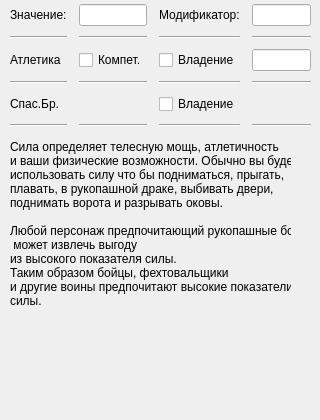
      <widget class="QWidget" name="characteristics_strong">
       <attribute name="title">
        <string>Сила</string>
       </attribute>
       <widget class="QWidget" name="gridLayoutWidget">
        <property name="geometry">
         <rect>
          <x>0</x>
          <y>0</y>
          <width>311</width>
          <height>131</height>
         </rect>
        </property>
        <layout class="QGridLayout" name="cells_strong" columnstretch="0,0,0,0,0,0,0">
         <property name="leftMargin">
          <number>10</number>
         </property>
         <item row="3" column="5">
          <widget class="Line" name="line_28">
           <property name="orientation">
            <enum>Qt::Horizontal</enum>
           </property>
          </widget>
         </item>
         <item row="1" column="5">
          <widget class="Line" name="line_26">
           <property name="orientation">
            <enum>Qt::Horizontal</enum>
           </property>
          </widget>
         </item>
         <item row="3" column="2">
          <widget class="Line" name="line_2">
           <property name="orientation">
            <enum>Qt::Horizontal</enum>
           </property>
          </widget>
         </item>
         <item row="2" column="6">
          <widget class="QLineEdit" name="athletics_field"/>
         </item>
         <item row="5" column="3">
          <widget class="Line" name="line_24">
           <property name="orientation">
            <enum>Qt::Horizontal</enum>
           </property>
          </widget>
         </item>
         <item row="1" column="1">
          <widget class="Line" name="line_18">
           <property name="orientation">
            <enum>Qt::Horizontal</enum>
           </property>
          </widget>
         </item>
         <item row="2" column="0">
          <widget class="QLabel" name="athletics_labl">
           <property name="text">
            <string>Атлетика</string>
           </property>
          </widget>
         </item>
         <item row="5" column="1">
          <widget class="Line" name="line_16">
           <property name="orientation">
            <enum>Qt::Horizontal</enum>
           </property>
          </widget>
         </item>
         <item row="1" column="2">
          <widget class="Line" name="line">
           <property name="orientation">
            <enum>Qt::Horizontal</enum>
           </property>
          </widget>
         </item>
         <item row="0" column="3">
          <widget class="Line" name="line_19">
           <property name="orientation">
            <enum>Qt::Horizontal</enum>
           </property>
          </widget>
         </item>
         <item row="1" column="0">
          <widget class="Line" name="line_4">
           <property name="orientation">
            <enum>Qt::Horizontal</enum>
           </property>
          </widget>
         </item>
         <item row="0" column="6">
          <widget class="QLineEdit" name="mod_strong_field"/>
         </item>
         <item row="3" column="6">
          <widget class="Line" name="line_9">
           <property name="orientation">
            <enum>Qt::Horizontal</enum>
           </property>
          </widget>
         </item>
         <item row="4" column="0">
          <widget class="QLabel" name="save_giving_labl">
           <property name="text">
            <string>Спас.Бр.</string>
           </property>
          </widget>
         </item>
         <item row="5" column="5">
          <widget class="Line" name="line_30">
           <property name="orientation">
            <enum>Qt::Horizontal</enum>
           </property>
          </widget>
         </item>
         <item row="5" column="6">
          <widget class="Line" name="line_12">
           <property name="orientation">
            <enum>Qt::Horizontal</enum>
           </property>
          </widget>
         </item>
         <item row="0" column="2">
          <widget class="QLineEdit" name="strong_field"/>
         </item>
         <item row="1" column="4">
          <widget class="Line" name="line_5">
           <property name="orientation">
            <enum>Qt::Horizontal</enum>
           </property>
          </widget>
         </item>
         <item row="0" column="1">
          <widget class="Line" name="line_13">
           <property name="orientation">
            <enum>Qt::Horizontal</enum>
           </property>
          </widget>
         </item>
         <item row="2" column="3">
          <widget class="Line" name="line_21">
           <property name="orientation">
            <enum>Qt::Horizontal</enum>
           </property>
          </widget>
         </item>
         <item row="4" column="5">
          <widget class="Line" name="line_29">
           <property name="orientation">
            <enum>Qt::Horizontal</enum>
           </property>
          </widget>
         </item>
         <item row="2" column="5">
          <widget class="Line" name="line_27">
           <property name="orientation">
            <enum>Qt::Horizontal</enum>
           </property>
          </widget>
         </item>
         <item row="1" column="6">
          <widget class="Line" name="line_6">
           <property name="orientation">
            <enum>Qt::Horizontal</enum>
           </property>
          </widget>
         </item>
         <item row="3" column="4">
          <widget class="Line" name="line_8">
           <property name="orientation">
            <enum>Qt::Horizontal</enum>
           </property>
          </widget>
         </item>
         <item row="4" column="3">
          <widget class="Line" name="line_23">
           <property name="orientation">
            <enum>Qt::Horizontal</enum>
           </property>
          </widget>
         </item>
         <item row="0" column="4">
          <widget class="QLabel" name="mod_strong_labl">
           <property name="text">
            <string>Модификатор:</string>
           </property>
          </widget>
         </item>
         <item row="5" column="2">
          <widget class="Line" name="line_3">
           <property name="orientation">
            <enum>Qt::Horizontal</enum>
           </property>
          </widget>
         </item>
         <item row="3" column="3">
          <widget class="Line" name="line_22">
           <property name="orientation">
            <enum>Qt::Horizontal</enum>
           </property>
          </widget>
         </item>
         <item row="2" column="4">
          <widget class="QCheckBox" name="athletics_checkboxhaving">
           <property name="text">
            <string>Владение</string>
           </property>
          </widget>
         </item>
         <item row="5" column="4">
          <widget class="Line" name="line_11">
           <property name="orientation">
            <enum>Qt::Horizontal</enum>
           </property>
          </widget>
         </item>
         <item row="3" column="0">
          <widget class="Line" name="line_7">
           <property name="orientation">
            <enum>Qt::Horizontal</enum>
           </property>
          </widget>
         </item>
         <item row="5" column="0">
          <widget class="Line" name="line_10">
           <property name="orientation">
            <enum>Qt::Horizontal</enum>
           </property>
          </widget>
         </item>
         <item row="3" column="1">
          <widget class="Line" name="line_17">
           <property name="orientation">
            <enum>Qt::Horizontal</enum>
           </property>
          </widget>
         </item>
         <item row="1" column="3">
          <widget class="Line" name="line_20">
           <property name="orientation">
            <enum>Qt::Horizontal</enum>
           </property>
          </widget>
         </item>
         <item row="0" column="0">
          <widget class="QLabel" name="znachenie_strong_labl">
           <property name="text">
            <string>Значение:</string>
           </property>
          </widget>
         </item>
         <item row="0" column="5">
          <widget class="Line" name="line_25">
           <property name="orientation">
            <enum>Qt::Horizontal</enum>
           </property>
          </widget>
         </item>
         <item row="4" column="1">
          <widget class="Line" name="line_15">
           <property name="orientation">
            <enum>Qt::Horizontal</enum>
           </property>
          </widget>
         </item>
         <item row="2" column="1">
          <widget class="Line" name="line_14">
           <property name="orientation">
            <enum>Qt::Horizontal</enum>
           </property>
          </widget>
         </item>
         <item row="2" column="2">
          <widget class="QCheckBox" name="competention_athletics_checkbox">
           <property name="text">
            <string>Компет.</string>
           </property>
          </widget>
         </item>
         <item row="4" column="4">
          <widget class="QCheckBox" name="save_giving_strong_checkboxhaving">
           <property name="text">
            <string>Владение</string>
           </property>
          </widget>
         </item>
        </layout>
       </widget>
       <widget class="QLabel" name="description_strong_labl">
        <property name="geometry">
         <rect>
          <x>10</x>
          <y>140</y>
          <width>281</width>
          <height>271</height>
         </rect>
        </property>
        <property name="text">
         <string>Сила определяет телесную мощь, атлетичность 
и ваши физические возможности. Обычно вы будете 
использовать силу что бы подниматься, прыгать,
плавать, в рукопашной драке, выбивать двери,
поднимать ворота и разрывать оковы.

Любой персонаж предпочитающий рукопашные бои,
 может извлечь выгоду
из высокого показателя силы. 
Таким образом бойцы, фехтовальщики 
и другие воины предпочитают высокие показатели
силы.</string>
        </property>
        <property name="textFormat">
         <enum>Qt::AutoText</enum>
        </property>
        <property name="alignment">
         <set>Qt::AlignLeading|Qt::AlignLeft|Qt::AlignTop</set>
        </property>
        <property name="wordWrap">
         <bool>false</bool>
        </property>
        <property name="openExternalLinks">
         <bool>false</bool>
        </property>
        <property name="textInteractionFlags">
         <set>Qt::NoTextInteraction</set>
        </property>
       </widget>
      </widget>
